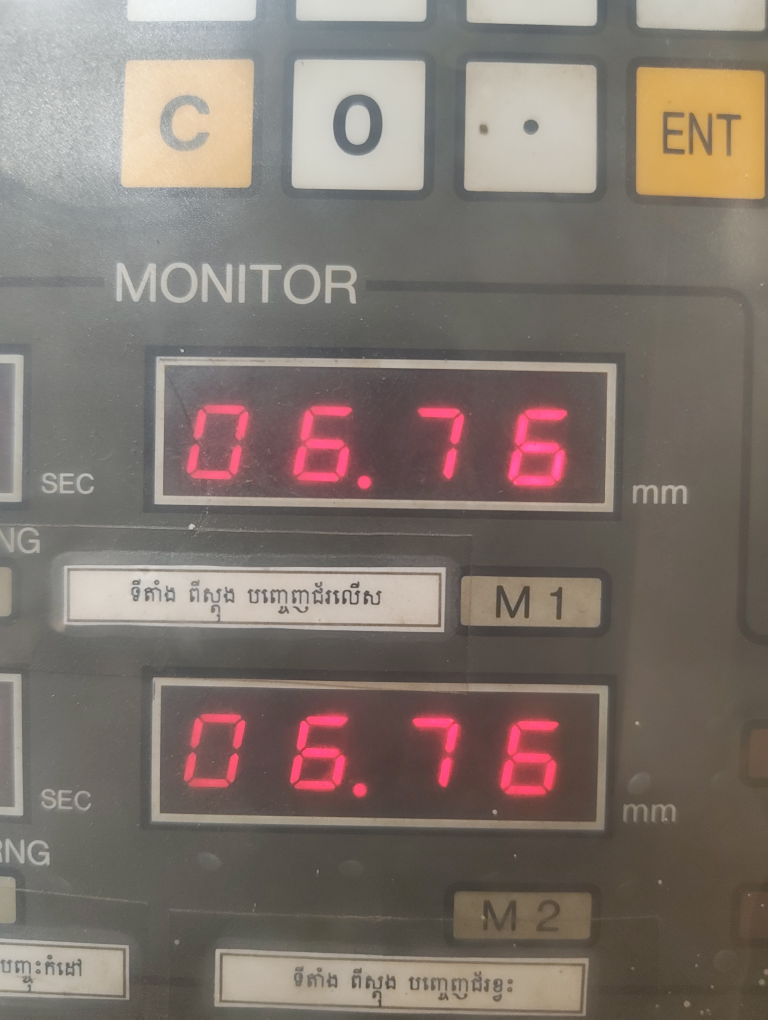
#> input picture img/raw/raw_024.jpg, 3072 x 4080 px (shown at 1/4 size)
$ python camera_roi.py
#> lines starting #> are read from the running program, lines starting #| are printed output that depends on the picture; after the words box and inside, x2 and y2 are one past the last pixel; in counts of white or black regions, pixels touching at a corner belong together
import cv2
import imutils

def preprocess(img):
    resized = imutils.resize(img, height=300)
    gray = cv2.cvtColor(resized, cv2.COLOR_BGR2GRAY)
    gray = cv2.bilateralFilter(gray, 11, 17, 17)
    blurred = cv2.GaussianBlur(gray, (5, 5), 0)

    edged = cv2.Canny(blurred, 30, 120)
    edged = cv2.morphologyEx(
        edged,
        cv2.MORPH_CLOSE,
        cv2.getStructuringElement(cv2.MORPH_RECT, (3, 3)),
        iterations=2
    )

    return resized, gray, edged

def find_big_displays(edged):
    cnts = cv2.findContours(edged.copy(), cv2.RETR_EXTERNAL, cv2.CHAIN_APPROX_SIMPLE)
    cnts = imutils.grab_contours(cnts)

    candidates = []

    for c in cnts:
        peri = cv2.arcLength(c, True)
        approx = cv2.approxPolyDP(c, 0.02 * peri, True)

        if len(approx) != 4:
            continue

        x, y, w, h = cv2.boundingRect(approx)
        area = w * h
        aspect = w / float(h)

        # tune these values for your camera
        if w > 100 and h > 30 and area > 8000 and aspect > 2.0:
            candidates.append((x, y, w, h, area))

    # keep only the 2 biggest displays
    candidates = sorted(candidates, key=lambda item: item[4], reverse=True)[:2]

    # sort top-to-bottom
    candidates = sorted(candidates, key=lambda item: item[1])

    return candidates

def crop_from_original(original, resized, candidates, pad=5):
    scale_x = original.shape[1] / float(resized.shape[1])
    scale_y = original.shape[0] / float(resized.shape[0])

    rois = []

    for (x, y, w, h, area) in candidates:
        x0 = int((x + pad) * scale_x)
        y0 = int((y + pad) * scale_y)
        x1 = int((x + w - pad) * scale_x)
        y1 = int((y + h - pad) * scale_y)

        roi = original[y0:y1, x0:x1]
        rois.append((x0, y0, x1, y1, roi))

    return rois

if __name__ == "__main__":
    img = cv2.imread("./img/raw/raw_024.jpg")
#> img is the input picture: shape (4080, 3072, 3); mean B, G, R 109.8, 117.3, 128.2

    resized, gray, edged = preprocess(img)
#> in preprocess, `resized = imutils.resize(img, height=300)`:
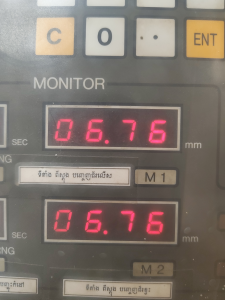
#> resized: shape (300, 225, 3); mean B, G, R 109.8, 117.3, 128.2
#> in preprocess, `gray = cv2.cvtColor(resized, cv2.COLOR_BGR2GRAY)`:
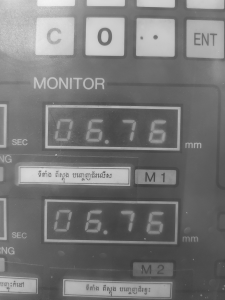
#> gray: shape (300, 225); min 61, max 243, mean 119.7
#> in preprocess, `blurred = cv2.GaussianBlur(gray, (5, 5), 0)`:
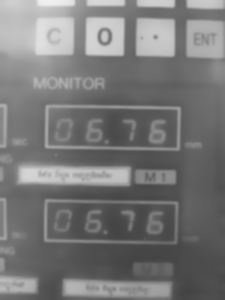
#> blurred: shape (300, 225); min 68, max 240, mean 119.7
#> in preprocess, `edged = cv2.Canny(blurred, 30, 120)`:
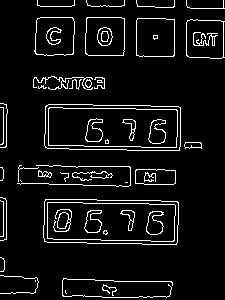
#> edged: shape (300, 225); 7% white in thin lines or dots
#> in preprocess, `edged = cv2.morphologyEx( edged, cv2.MORPH_CLOSE, cv2.getStructuringEl..`:
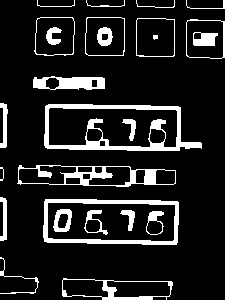
#> edged: shape (300, 225); 13% white; 26 white regions
    displays = find_big_displays(edged)
#> in find_big_displays, `cnts = cv2.findContours(edged.copy(), cv2.RETR_EXTERNAL, cv2.CHAIN_APP..`: cnts = 17 contours, 5 with area under 20; largest, box (x1, y1, x2, y2) and area: (44, 104, 202, 151) 6096, (43, 199, 179, 245) 5778, (17, 165, 176, 187) 2692, (62, 278, 173, 300) 1858, (85, 17, 125, 56) 1457
#> the loop in find_big_displays, `for c in cnts:` made 17 passes
#> peri on passes 2, 4, 5, 7, 8, 14, 15, 16, 17: 219.6, 101.1, 35.66, 402.6, 104.5, 104.5, 99.31, 96.14, 94.49
#> (peri, approx, x, y, w, h, area, aspect) on passes 1, 3, 6, 9, 10, 11: (261.2, [[62, 295], [166, 299], [172, 282], [63, 278]], 62, 278, 111, 22, 2442, 5.05), (353.6, [[44, 201], [47, 242], [177, 242], [177, 201]], 44, 201, 134, 42, 5628, 3.19), (358.9, [[17, 183], [173, 184], [175, 170], [19, 165]], 17, 165, 159, 20, 3180, 7.95), (170, [[33, 79], [33, 87], [104, 88], [102, 77]], 33, 77, 72, 12, 864, 6), (149.3, [[187, 20], [186, 55], [224, 57], [224, 21]], 186, 20, 39, 38, 1482, 1.03), (149.7, [[137, 18], [136, 55], [173, 56], [174, 19]], 136, 18, 39, 39, 1521, 1)
#> after the loop in find_big_displays, `for c in cnts:`: candidates = []
#> displays = []
    rois = crop_from_original(img, resized, displays, pad=5)
#> rois = []

    vis = resized.copy()

    for i, (x, y, w, h, area) in enumerate(displays):
        cv2.rectangle(vis, (x, y), (x + w, y + h), (0, 255, 0), 2)
#> this loop made 0 passes

    for i, (x0, y0, x1, y1, roi) in enumerate(rois):
        cv2.imshow(f"roi_{i}", roi)

    cv2.imshow("edged", edged)
    cv2.imshow("detected", vis)
    cv2.waitKey(0)
    cv2.destroyAllWindows()

$ run again, with img/raw/raw_001.jpg copied over img/raw/raw_024.jpg
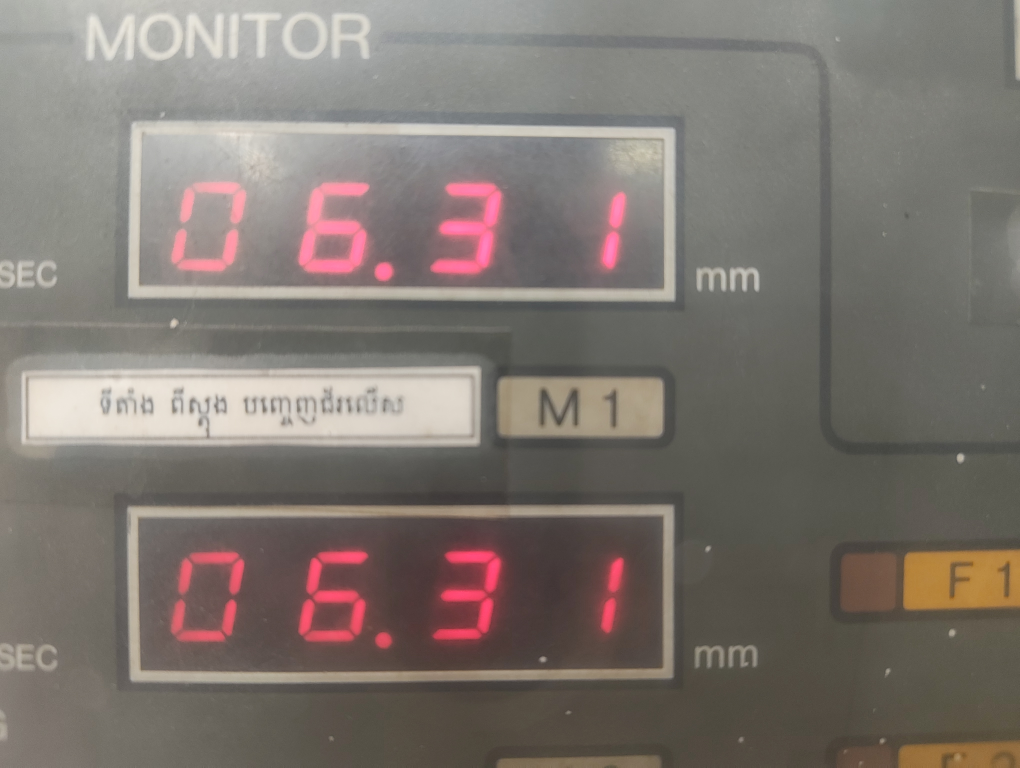
#> input picture img/raw/raw_001.jpg, 4080 x 3072 px (shown at 1/4 size)
#> img is the input picture: shape (3072, 4080, 3); mean B, G, R 111.7, 117.9, 126.1
#> in preprocess, `edged = cv2.morphologyEx( edged, cv2.MORPH_CLOSE, cv2.getStructuringEl..`:
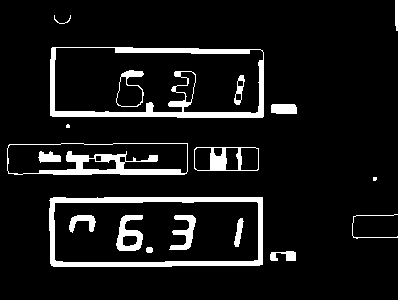
#> edged: shape (300, 398); 8.9% white; 19 white regions (2 under 20 px)
#> cnts = 11 contours, 4 with area under 20; largest, box (x1, y1, x2, y2) and area: (50, 47, 264, 118) 14570, (49, 197, 263, 267) 14516, (7, 143, 188, 175) 5422, (194, 147, 259, 171) 1464, (271, 104, 297, 114) 217, (270, 251, 296, 261) 129, (395, 0, 398, 31) 56
#> the loop in find_big_displays, `for c in cnts:` made 11 passes
#> (peri, approx, x, y, w, h, area, aspect) on passes 3, 5, 6, 8, 9: (562.4, [[49, 200], [53, 266], [262, 264], [262, 197]], 49, 197, 214, 70, 14980, 3.06), (170.5, [[194, 149], [197, 170], [258, 169], [255, 147]], 194, 147, 65, 24, 1560, 2.71), (420.4, [[7, 148], [14, 174], [187, 171], [187, 143]], 7, 143, 181, 32, 5792, 5.66), (65.66, [[271, 105], [271, 112], [296, 113], [294, 104]], 271, 104, 26, 10, 260, 2.6), (560.7, [[51, 48], [52, 116], [263, 116], [260, 49]], 51, 48, 213, 69, 14697, 3.09)
#> after the loop in find_big_displays, `for c in cnts:`: candidates = [(49, 197, 214, 70, 14980), (51, 48, 213, 69, 14697)]
#> in find_big_displays, `candidates = sorted(candidates, key=lambda item: item[1])`: candidates = [(51, 48, 213, 69, 14697), (49, 197, 214, 70, 14980)]
#> displays has the same summary as candidates in find_big_displays
#> the loop in crop_from_original, `for (x, y, w, h, area) in candidates:` made 2 passes
#> (x, y, w, h, area, x0, y0, x1) on passes 1 to 2: (51, 48, 213, 69, 14697, 574, 542, 2655), (49, 197, 214, 70, 14980, 553, 2068, 2644)
#> after the loop in crop_from_original, `for (x, y, w, h, area) in candidates:`: rois = 2 items
#> the loop `for i, (x, y, w, h, area) in enumerate(displays):` made 2 passes
#> after the loop `for i, (x, y, w, h, area) in enumerate(displays):`:
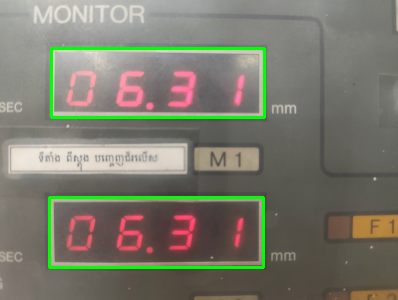
#> vis: shape (300, 398, 3); mean B, G, R 108.3, 121.6, 122.5
#> the loop `for i, (x0, y0, x1, y1, roi) in enumerate(rois):` made 2 passes
#> (x0, y0, x1, y1) on passes 1 to 2: (574, 542, 2655, 1146), (553, 2068, 2644, 2682)
